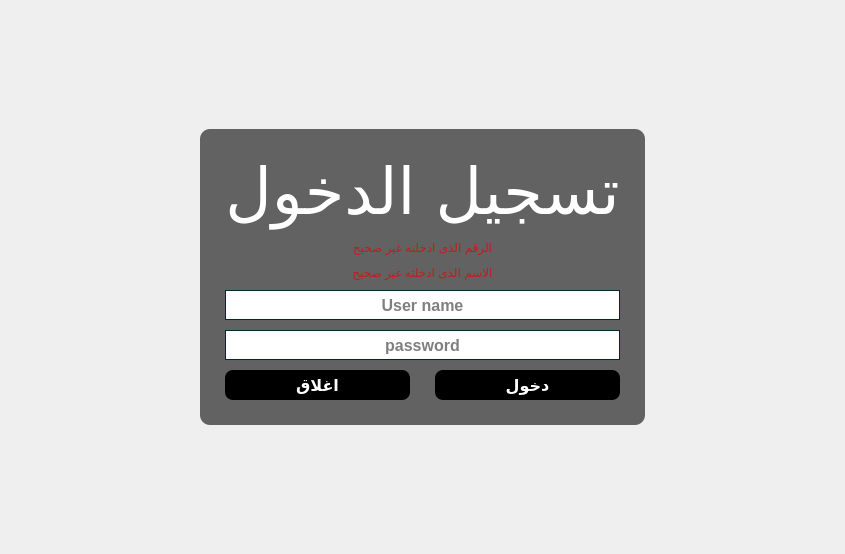
<?xml version="1.0" encoding="UTF-8"?>
<ui version="4.0">
 <class>Form</class>
 <widget class="QWidget" name="Form">
  <property name="geometry">
   <rect>
    <x>0</x>
    <y>0</y>
    <width>845</width>
    <height>554</height>
   </rect>
  </property>
  <property name="windowTitle">
   <string>تسجيل الدخول</string>
  </property>
  <layout class="QVBoxLayout" name="verticalLayout">
   <property name="spacing">
    <number>0</number>
   </property>
   <property name="margin">
    <number>0</number>
   </property>
   <item>
    <widget class="QWidget" name="main_w" native="true">
     <property name="styleSheet">
      <string notr="true"/>
     </property>
     <layout class="QGridLayout" name="gridLayout_2">
      <item row="1" column="2">
       <widget class="QWidget" name="widget_2" native="true">
        <property name="sizePolicy">
         <sizepolicy hsizetype="Preferred" vsizetype="Preferred">
          <horstretch>2</horstretch>
          <verstretch>3</verstretch>
         </sizepolicy>
        </property>
       </widget>
      </item>
      <item row="1" column="1">
       <widget class="QWidget" name="login_w" native="true">
        <property name="sizePolicy">
         <sizepolicy hsizetype="Fixed" vsizetype="Fixed">
          <horstretch>6</horstretch>
          <verstretch>6</verstretch>
         </sizepolicy>
        </property>
        <property name="minimumSize">
         <size>
          <width>320</width>
          <height>200</height>
         </size>
        </property>
        <property name="styleSheet">
         <string notr="true">.QWidget
{
background:rgba(0, 0, 0,150);
border-radius:10px;
}
QLineEdit
{
color:#000;
border: 1px solid #032632;
}
.QLabel
{
color:#fff;
}
.QPushButton
{
background:#000;
border-radius:8px;
border: 0px solid;
color:#fff;
}
</string>
        </property>
        <layout class="QGridLayout" name="gridLayout">
         <property name="horizontalSpacing">
          <number>25</number>
         </property>
         <property name="verticalSpacing">
          <number>10</number>
         </property>
         <property name="margin">
          <number>25</number>
         </property>
         <item row="3" column="0" colspan="2">
          <widget class="QLineEdit" name="user_lbl">
           <property name="sizePolicy">
            <sizepolicy hsizetype="Expanding" vsizetype="Fixed">
             <horstretch>0</horstretch>
             <verstretch>0</verstretch>
            </sizepolicy>
           </property>
           <property name="minimumSize">
            <size>
             <width>0</width>
             <height>30</height>
            </size>
           </property>
           <property name="font">
            <font>
             <pointsize>12</pointsize>
             <weight>75</weight>
             <bold>true</bold>
            </font>
           </property>
           <property name="styleSheet">
            <string notr="true"/>
           </property>
           <property name="alignment">
            <set>Qt::AlignCenter</set>
           </property>
           <property name="placeholderText">
            <string>User name</string>
           </property>
          </widget>
         </item>
         <item row="0" column="0" colspan="2">
          <widget class="QLabel" name="label">
           <property name="sizePolicy">
            <sizepolicy hsizetype="Preferred" vsizetype="Fixed">
             <horstretch>0</horstretch>
             <verstretch>0</verstretch>
            </sizepolicy>
           </property>
           <property name="font">
            <font>
             <family>AlArabiya</family>
             <pointsize>48</pointsize>
             <weight>50</weight>
             <bold>false</bold>
            </font>
           </property>
           <property name="text">
            <string>تسجيل الدخول</string>
           </property>
           <property name="alignment">
            <set>Qt::AlignCenter</set>
           </property>
          </widget>
         </item>
         <item row="5" column="1">
          <widget class="QPushButton" name="login_btn">
           <property name="sizePolicy">
            <sizepolicy hsizetype="Preferred" vsizetype="Fixed">
             <horstretch>0</horstretch>
             <verstretch>0</verstretch>
            </sizepolicy>
           </property>
           <property name="minimumSize">
            <size>
             <width>50</width>
             <height>30</height>
            </size>
           </property>
           <property name="font">
            <font>
             <pointsize>12</pointsize>
             <weight>75</weight>
             <bold>true</bold>
            </font>
           </property>
           <property name="cursor">
            <cursorShape>PointingHandCursor</cursorShape>
           </property>
           <property name="text">
            <string>دخول</string>
           </property>
          </widget>
         </item>
         <item row="5" column="0">
          <widget class="QPushButton" name="exit_btn">
           <property name="sizePolicy">
            <sizepolicy hsizetype="Preferred" vsizetype="Fixed">
             <horstretch>0</horstretch>
             <verstretch>0</verstretch>
            </sizepolicy>
           </property>
           <property name="minimumSize">
            <size>
             <width>50</width>
             <height>30</height>
            </size>
           </property>
           <property name="font">
            <font>
             <pointsize>12</pointsize>
             <weight>75</weight>
             <bold>true</bold>
            </font>
           </property>
           <property name="cursor">
            <cursorShape>PointingHandCursor</cursorShape>
           </property>
           <property name="text">
            <string>اغلاق</string>
           </property>
          </widget>
         </item>
         <item row="1" column="0" colspan="2">
          <widget class="QLabel" name="wrong_pass">
           <property name="sizePolicy">
            <sizepolicy hsizetype="Preferred" vsizetype="Fixed">
             <horstretch>0</horstretch>
             <verstretch>0</verstretch>
            </sizepolicy>
           </property>
           <property name="styleSheet">
            <string notr="true">QLabel
{
color:#bd1e1e;
}</string>
           </property>
           <property name="text">
            <string>الرقم الذى ادخلته غير صحيح</string>
           </property>
           <property name="alignment">
            <set>Qt::AlignCenter</set>
           </property>
          </widget>
         </item>
         <item row="4" column="0" colspan="2">
          <widget class="QLineEdit" name="pass_lbl">
           <property name="enabled">
            <bool>true</bool>
           </property>
           <property name="sizePolicy">
            <sizepolicy hsizetype="Expanding" vsizetype="Fixed">
             <horstretch>0</horstretch>
             <verstretch>0</verstretch>
            </sizepolicy>
           </property>
           <property name="minimumSize">
            <size>
             <width>0</width>
             <height>30</height>
            </size>
           </property>
           <property name="font">
            <font>
             <pointsize>12</pointsize>
             <weight>75</weight>
             <bold>true</bold>
            </font>
           </property>
           <property name="echoMode">
            <enum>QLineEdit::Password</enum>
           </property>
           <property name="alignment">
            <set>Qt::AlignCenter</set>
           </property>
           <property name="placeholderText">
            <string>password</string>
           </property>
          </widget>
         </item>
         <item row="2" column="0" colspan="2">
          <widget class="QLabel" name="wrong_name">
           <property name="sizePolicy">
            <sizepolicy hsizetype="Preferred" vsizetype="Fixed">
             <horstretch>0</horstretch>
             <verstretch>0</verstretch>
            </sizepolicy>
           </property>
           <property name="styleSheet">
            <string notr="true">QLabel
{
color:#bd1e1e;
}</string>
           </property>
           <property name="text">
            <string>اﻻسم الذى ادخلته غير صحيح</string>
           </property>
           <property name="alignment">
            <set>Qt::AlignCenter</set>
           </property>
          </widget>
         </item>
        </layout>
       </widget>
      </item>
      <item row="2" column="1">
       <widget class="QWidget" name="widget_4" native="true">
        <property name="sizePolicy">
         <sizepolicy hsizetype="Preferred" vsizetype="Expanding">
          <horstretch>0</horstretch>
          <verstretch>2</verstretch>
         </sizepolicy>
        </property>
        <layout class="QVBoxLayout" name="verticalLayout_2">
         <property name="bottomMargin">
          <number>20</number>
         </property>
        </layout>
       </widget>
      </item>
      <item row="0" column="1">
       <widget class="QWidget" name="widget_3" native="true">
        <property name="sizePolicy">
         <sizepolicy hsizetype="Preferred" vsizetype="Expanding">
          <horstretch>0</horstretch>
          <verstretch>2</verstretch>
         </sizepolicy>
        </property>
        <layout class="QGridLayout" name="gridLayout_3"/>
       </widget>
      </item>
      <item row="1" column="0">
       <widget class="QWidget" name="widget_6" native="true">
        <property name="sizePolicy">
         <sizepolicy hsizetype="Preferred" vsizetype="Preferred">
          <horstretch>2</horstretch>
          <verstretch>3</verstretch>
         </sizepolicy>
        </property>
       </widget>
      </item>
     </layout>
    </widget>
   </item>
  </layout>
 </widget>
 <resources>
  <include location="../views/source.qrc"/>
 </resources>
 <connections/>
</ui>
